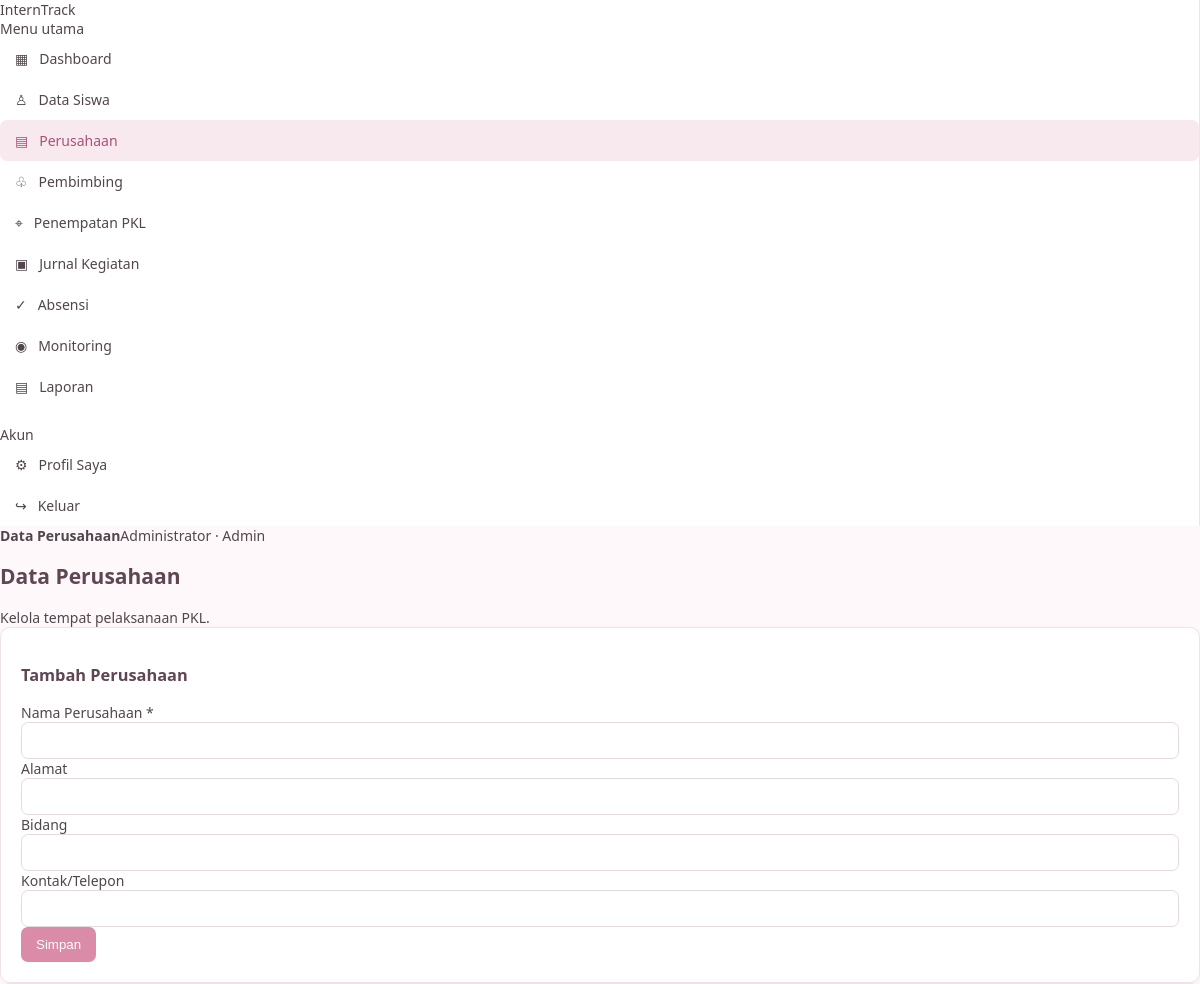
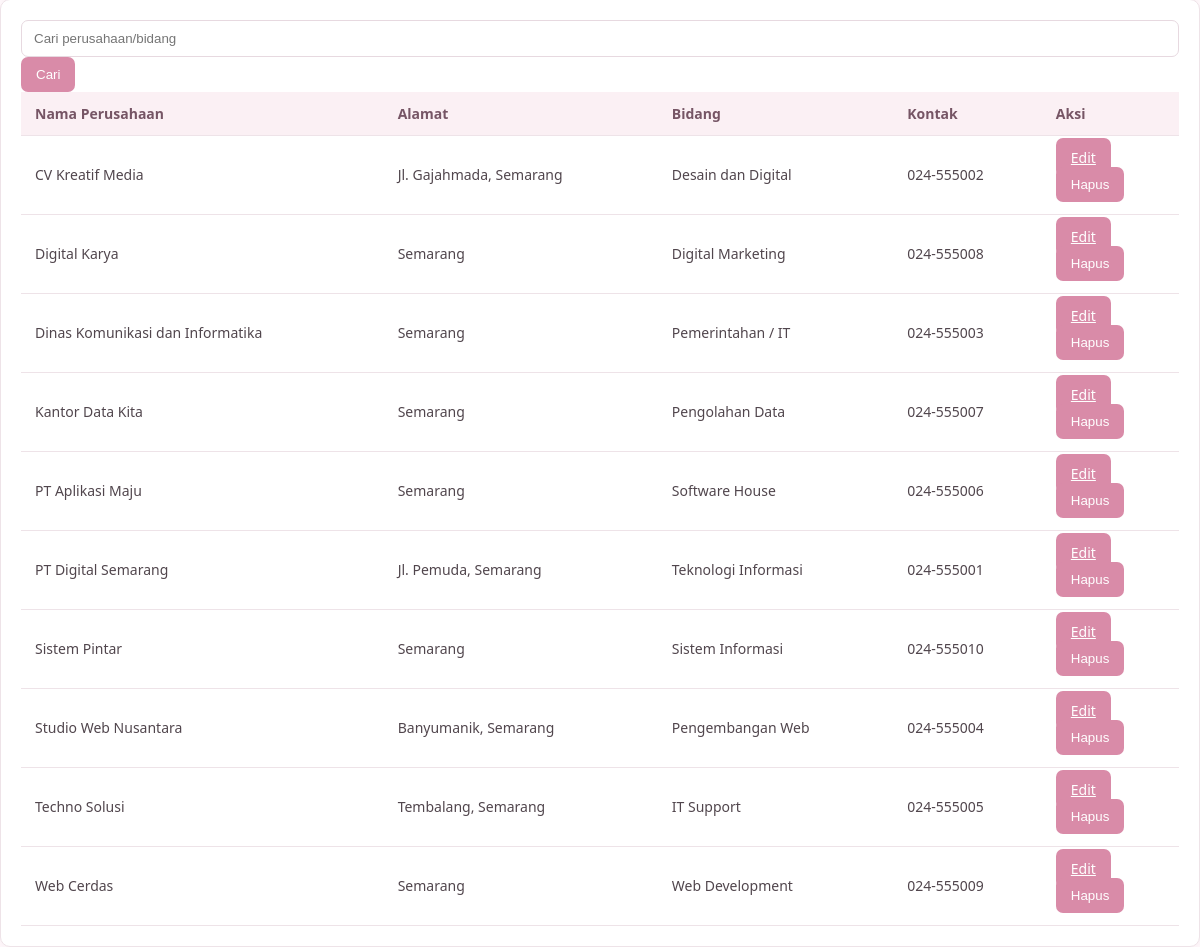
The page /admin/perusahaan.php (signed in) on the database its author committed (2 pictures, top to bottom).
### tables this page shows
CREATE TABLE perusahaan (
 id INT AUTO_INCREMENT PRIMARY KEY,
 nama VARCHAR(150) NOT NULL,
 alamat TEXT,
 bidang VARCHAR(100),
 kontak VARCHAR(60),
 created_at TIMESTAMP DEFAULT CURRENT_TIMESTAMP
);

### config/app.php (called while the page is built, shortened)
<?php
function e($value): string {
    return htmlspecialchars((string)($value ?? ''), ENT_QUOTES, 'UTF-8');
}

### admin/perusahaan.php (the view, shortened to what this page needs)
<?php
require_once __DIR__.'/../config/app.php';require_once __DIR__.'/../config/koneksi.php';require_admin();$pageTitle='Data Perusahaan';$errors=[];
$edit=null;if(isset($_GET['edit'])){$q=$pdo->prepare("SELECT * FROM perusahaan WHERE id=?");$q->execute([(int)$_GET['edit']]);$edit=$q->fetch();}
$qstr=trim($_GET['q']??'');$q=$pdo->prepare("SELECT * FROM perusahaan WHERE nama LIKE ? OR bidang LIKE ? ORDER BY nama");$q->execute(["%$qstr%","%$qstr%"]);$rows=$q->fetchAll();include __DIR__.'/../partials/header.php';?>
<div class="page-head"><div><h1>Data Perusahaan</h1><div class="muted">Kelola tempat pelaksanaan PKL.</div></div></div><?php foreach($errors as $x):?><div class="alert danger"><?=e($x)?></div><?php endforeach;?>
<div class="card"><h3><?=$edit?'Edit Perusahaan':'Tambah Perusahaan'?></h3><form method="post"><div class="form-grid"><?php foreach([['nama','Nama Perusahaan'],['alamat','Alamat'],['bidang','Bidang'],['kontak','Kontak/Telepon']] as $f):?><div class="field"><label><?=e($f[1])?><?= $f[0]==='nama'?' *':''?></label><input name="<?=e($f[0])?>" value="<?=e($edit[$f[0]]??'')?>" <?=$f[0]==='nama'?'required':''?>></div><?php endforeach;?></div><div class="form-actions"><button class="btn">Simpan</button></div></form></div>
<div class="card"><form class="filters"><input name="q" value="<?=e($qstr)?>" placeholder="Cari perusahaan/bidang"><button class="btn">Cari</button></form><div class="table-wrap"><table><thead><tr><th>Nama Perusahaan</th><th>Alamat</th><th>Bidang</th><th>Kontak</th><th>Aksi</th></tr></thead><tbody><?php foreach($rows as $r):?><tr><td><?=e($r['nama'])?></td><td><?=e($r['alamat'])?></td><td><?=e($r['bidang'])?></td><td><?=e($r['kontak'])?></td><td><div class="actions"><a class="btn secondary small" href="?edit=<?=$r['id']?>">Edit</a><form method="post" data-confirm="Hapus perusahaan ini?"><input type="hidden" name="csrf_token" value="<?=e(csrf_token())?>"><input type="hidden" name="action" value="delete"><input type="hidden" name="id" value="<?=$r['id']?>"><button class="btn danger small">Hapus</button></form></div></td></tr><?php endforeach;?><?php if(!$rows):?><tr><td colspan="5" class="empty">Belum ada data perusahaan.</td></tr><?php endif;?></tbody></table></div></div><?php include __DIR__.'/../partials/footer.php';?>

### assets/style.css (style rules this page uses)
:root { --pink: #d98ba8; --pink-soft: #f8e9ef; --pink-light: #fff8fb; --purple: #b7a5cc; --text: #51464d; --muted: #887b83; --border: #eee3e8; --white: #ffffff; }
body { margin: 0; font-family: "Segoe UI", Arial, sans-serif; background: var(--pink-light); color: var(--text); font-size: 14px; }
.card { background: var(--white); border: 1px solid var(--border); border-radius: 10px; padding: 20px; box-shadow: 0 2px 7px rgba(100, 60, 80, .04); transition: transform .2s ease; }
button, .btn { background: var(--pink); color: white; border: none; border-radius: 7px; padding: 10px 15px; cursor: pointer; transition: background .2s ease; }
input, select, textarea { width: 100%; padding: 10px 12px; border: 1px solid #e7d9e0; border-radius: 7px; background: white; color: var(--text); box-sizing: border-box; outline: none; }
table { width: 100%; border-collapse: collapse; background: white; }
th { background: #fbf0f4; color: #765565; font-weight: 600; text-align: left; }
th, td { padding: 12px 14px; border-bottom: 1px solid var(--border); }
h1, h2, h3 { color: #5e4652; font-weight: 600; }

### rows shown on the page
perusahaan: nama "CV Kreatif Media", alamat "Jl. Gajahmada, Semarang", bidang "Desain dan Digital", kontak "024-555002"
perusahaan: nama "Digital Karya", alamat "Semarang", bidang "Digital Marketing", kontak "024-555008"
perusahaan: nama "Dinas Komunikasi dan Informatika", alamat "Semarang", bidang "Pemerintahan / IT", kontak "024-555003"
perusahaan: nama "Kantor Data Kita", alamat "Semarang", bidang "Pengolahan Data", kontak "024-555007"
perusahaan: nama "PT Aplikasi Maju", alamat "Semarang", bidang "Software House", kontak "024-555006"
perusahaan: nama "PT Digital Semarang", alamat "Jl. Pemuda, Semarang", bidang "Teknologi Informasi", kontak "024-555001"
perusahaan: nama "Sistem Pintar", alamat "Semarang", bidang "Sistem Informasi", kontak "024-555010"
perusahaan: nama "Studio Web Nusantara", alamat "Banyumanik, Semarang", bidang "Pengembangan Web", kontak "024-555004"
perusahaan: nama "Techno Solusi", alamat "Tembalang, Semarang", bidang "IT Support", kontak "024-555005"
perusahaan: nama "Web Cerdas", alamat "Semarang", bidang "Web Development", kontak "024-555009"

### other values the page prints
$item[2] "▦"
$item[0] "Dashboard"
$item[2] "♙"
$item[0] "Data Siswa"
$item[2] "▤"
$item[0] "Perusahaan"
$item[2] "♧"
$item[0] "Pembimbing"
$item[2] "⌖"
$item[0] "Penempatan PKL"
$item[2] "▣"
$item[0] "Jurnal Kegiatan"
$item[2] "✓"
$item[0] "Absensi"
$item[2] "◉"
